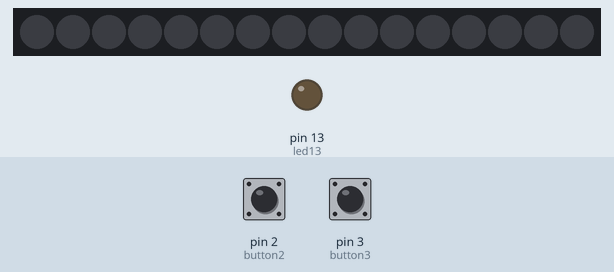
Recording of a sketch running on a simulated Arduino Uno, built with avr-gcc and run on an emulated ATmega328P. On the bench: 16 RGB LEDs in strip order, left to right, output pins drawn as LEDs (lit = HIGH). The inputs (shaded band) are chosen by the test bench; at power-on: pin 2 (button2) LOW, pin 3 (button3) LOW. Dim RGB values are drawn brighter than linear.

Above: at 1.2 s.
1.3 s: pin 2 (button2) pulled HIGH for 0.15 s
3.1 s: pin 3 (button3) pulled HIGH for 1 s
At 3.57 s:
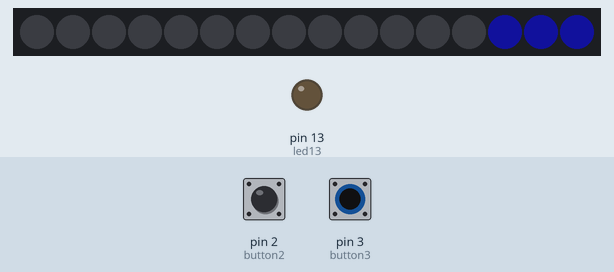
5.6 s: pin 2 (button2) pulled HIGH for 1 s
At 6.07 s:
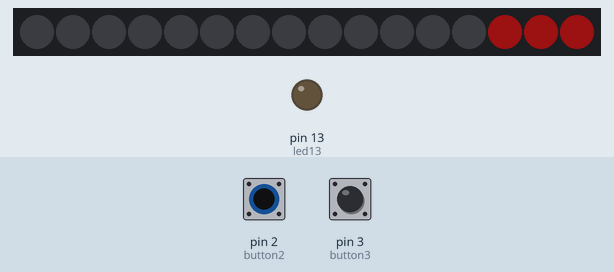
8.1 s: pin 3 (button3) pulled HIGH for 3.2 s
At 8.88 s:
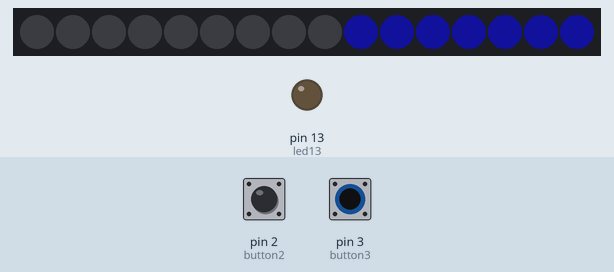
Timing chart, 0 to 11.1 s (numbered marks = the images above; inputs shaded):
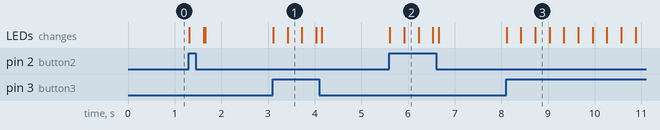

Measured:
- after the input at 3.1 s, the LEDs: first change at once (image 1 shows a later state)
- after the input at 5.6 s, the LEDs: first change at once (image 2 shows a later state)
- after the input at 8.1 s, the LEDs: first change at once (image 3 shows a later state)

The sketch:

colton_loop2.ino
```cpp
// cw coleman  neo RGBW circular
// http://www.letsarduino.com/project-13-angle-indicator-with-servo-motor-and-5-buttons-an-arduino/
#include <Adafruit_NeoPixel.h>
#ifdef __AVR__
  #include <avr/power.h>
#endif

#define PIN 6

#define NUM_LEDS 16

#define BRIGHTNESS 25

Adafruit_NeoPixel strip = Adafruit_NeoPixel(NUM_LEDS, PIN, NEO_GRBW + NEO_KHZ800);

// define input pins
const int button2 = 2;     // the number of the pushbutton pin
const int button3 = 3;     // the number of the pushbutton pin
const int button4 = 4;
const int button5 = 5;
const int led13 =  13;      // the number of the LED pin

//button state
int buttonState2 = 0;
int buttonState3 = 0;
int buttonState4 = 0;
int buttonState5 = 0;

void setup() {
  Serial.begin(9600);
  // This is for Trinket 5V 16MHz, you can remove these three lines if you are not using a Trinket
  #if defined (__AVR_ATtiny85__)
    if (F_CPU == 16000000) clock_prescale_set(clock_div_1);
  #endif
  // End of trinket special code
  strip.setBrightness(BRIGHTNESS);
  strip.begin();
  strip.show(); // Initialize all pixels to 'off'
  // initialize the LED pin as an output:
  pinMode(led13, OUTPUT);
  // initialize the pushbutton pin as an input:
  pinMode(button2, INPUT);
    pinMode(button3, INPUT);
}

//set up variables
int red,green,blue,white;
//set first led and total leds
int first = 10;
int leds = 16;
int count;
int val = LOW;

//The event loop  *************************
void loop() {

// button code
    val = digitalRead(button2);
    if (val == HIGH)
    {
      first = 0; leds = 16; red = 255, green = 0; blue = 0; white = 30;
      circular(first,leds,red,green,blue,white);
      val = LOW;
         first = 0; leds = 16; red = 0, green = 0; blue = 0; white = 0;
      circular(first,leds,red,green,blue,white);
    }

    val = digitalRead(button3);
    if (val == HIGH)
    {
        first = 0; leds = 16; red = 0, green = 0; blue = 255; white = 30;
        circular(first,leds,red,green,blue,white);
        val = LOW;
         first = 0; leds = 16; red = 0, green = 0; blue = 0; white = 0;
      circular(first,leds,red,green,blue,white);
    }
  //end button code
}

// end of the event loop *************************

//red function
void circular(int s, int lds, int  r,int g,int b,int w){
// s:start   lds:the number of leds  r:red  g:green  b:blue  w:white
int delayVal = 10;// change the delayVal to speed things up
int j,k;
k = s;
//Serial.println();//debug
for(j = s; j < lds ; j++){
   // Serial.println (s);//debug
          strip.setPixelColor(k, strip.Color(r,g,b,w ));
          delay(delayVal);
           strip.show();
            k++; // increase s by 1;
            if (k > (15)) { k = 0;}
 }
}
```
